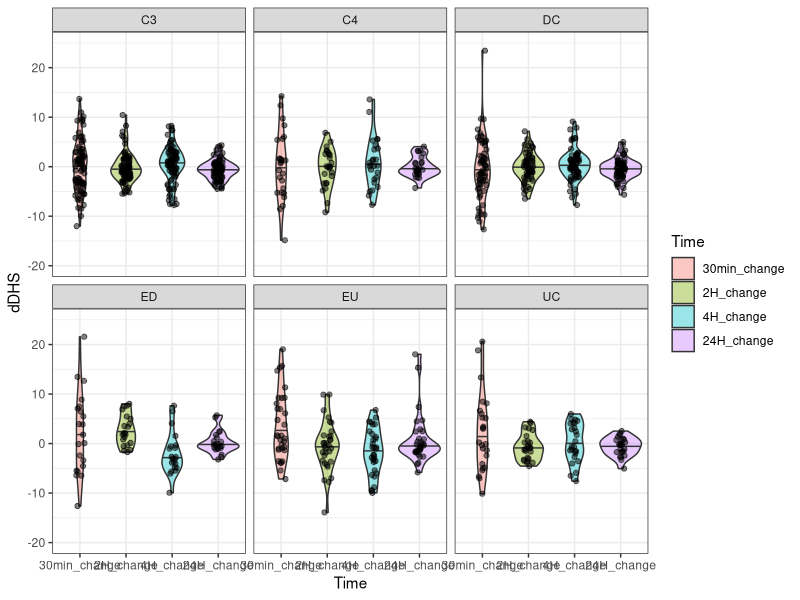

Reproduce this figure in R.
library(tidyverse)
library(ggplot2)
library(reshape2)

df <- read_tsv("Fig3D_dDHS_data.txt", col_names = c("DHS", "30min_change", "2H_change", "4H_change", "24H_change", "Class", "ID"))
df <- select(df, -ID)

data_m <- gather(df, key = "Time", value = "dDHS", -DHS, -Class)
data_m$Time <- factor(data_m$Time, levels = c("30min_change", "2H_change","4H_change", "24H_change"))

df_matrix <- as.matrix(df[,2:5])
rownames(df_matrix) <- df$DHS

ggplot(data_m, aes(x = Time, y = dDHS)) +
  geom_violin(aes(fill = Time), draw_quantiles = c(0.5), alpha = 0.4)+
  facet_wrap(~Class)+
  ylim(c(-20, 25))+
  geom_jitter(width = 0.1, alpha = 0.5)+
  theme_bw()
